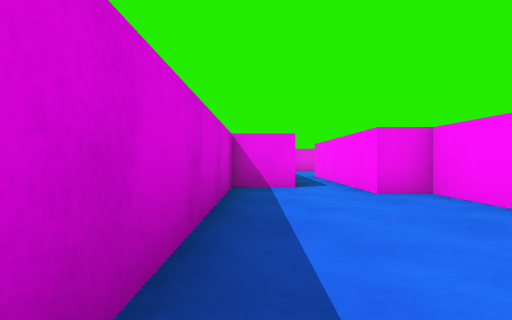
View 1 (above)

20 first-person views from a walk through a Unity game level. The camera is 0.51 m above the floor, looks level and sees 80° across. The floor is counted in squares, 1 m on a side. Each view is taken from the middle of a square. On the plan, view 1 faces up. The plan holds only what a view shows up to about 9 squares ahead; the rest is blank. The player character is not drawn.

View 2
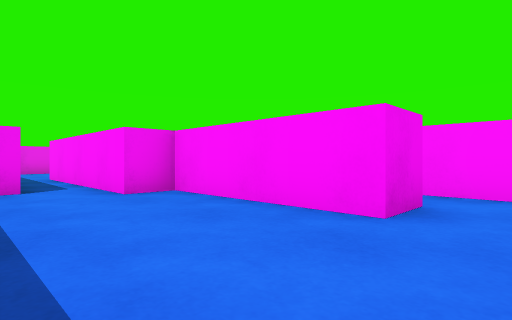

View 3
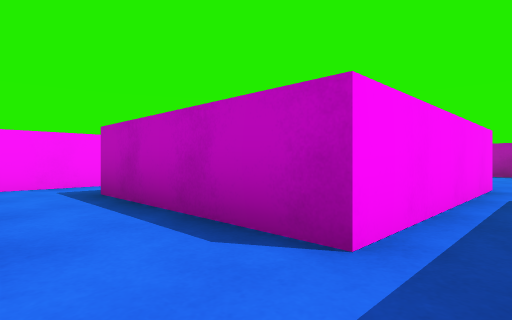

View 4
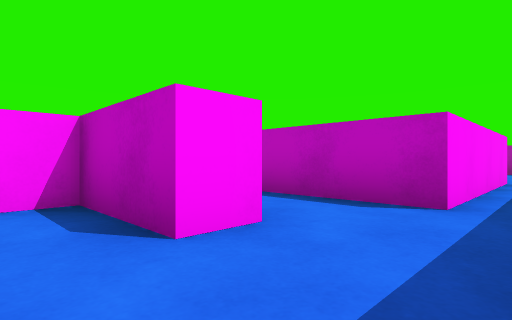

View 5
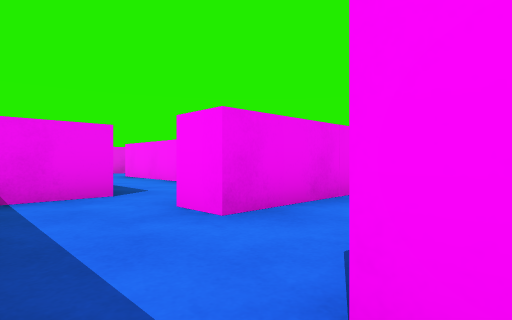

View 6
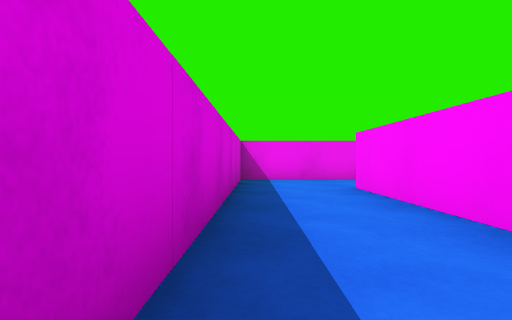

View 7
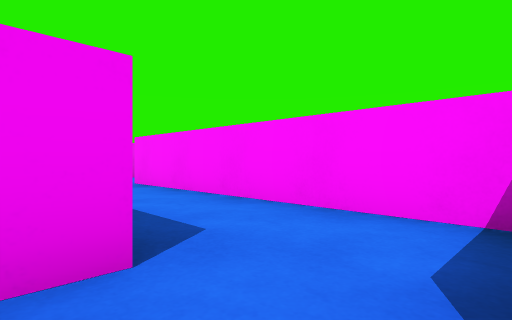

View 8
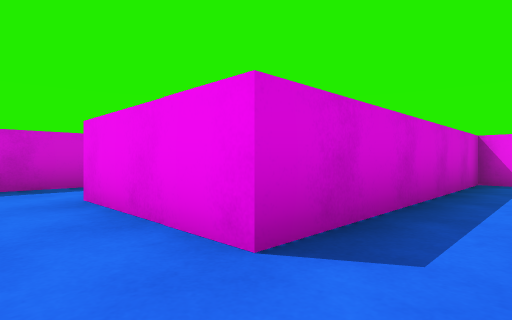

View 9
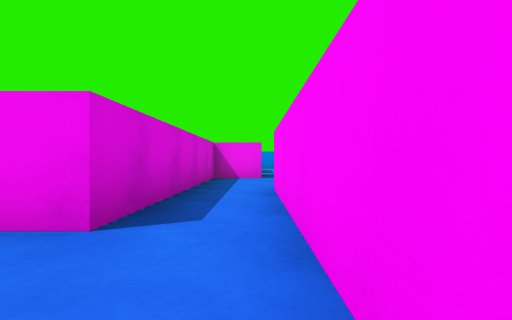

View 10
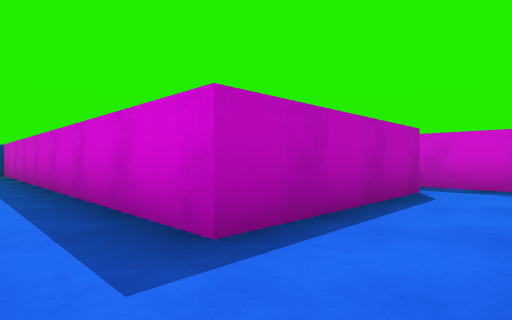

View 11
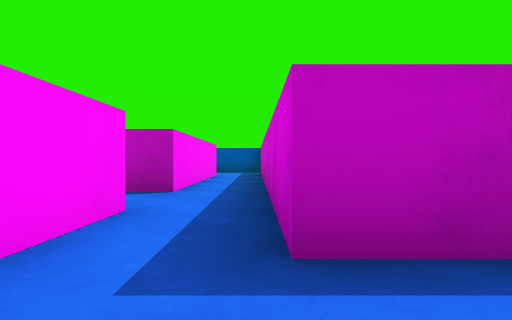

View 12
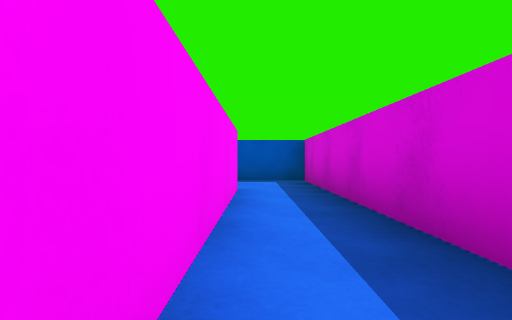

View 13
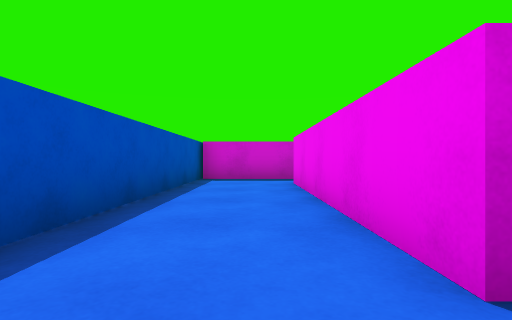

View 14
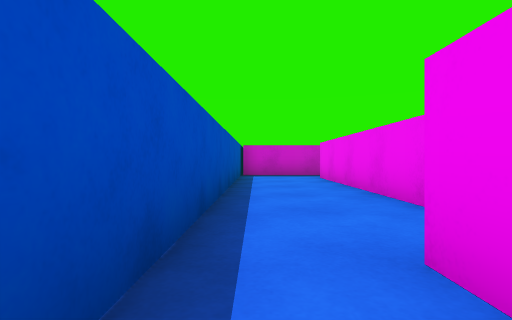

View 15
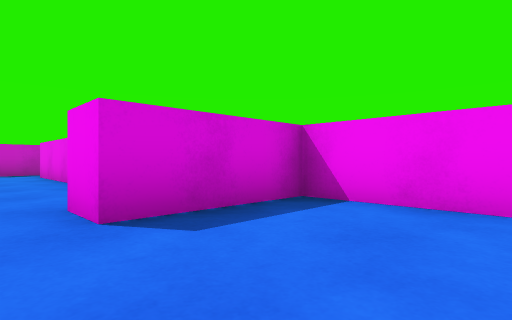

View 16
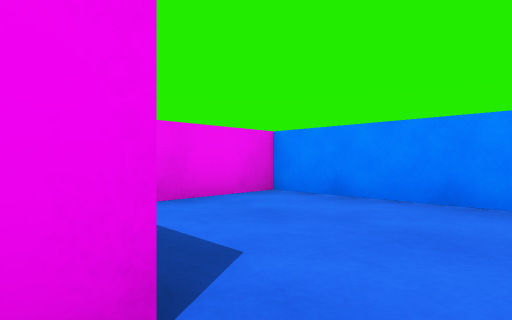

View 17
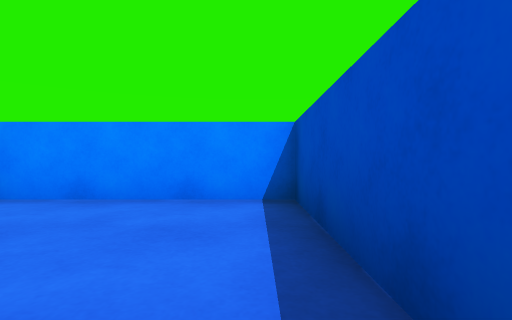

View 18
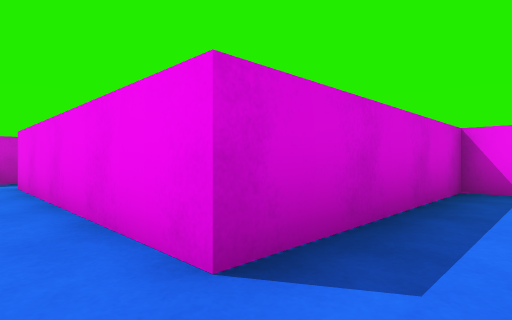

View 19
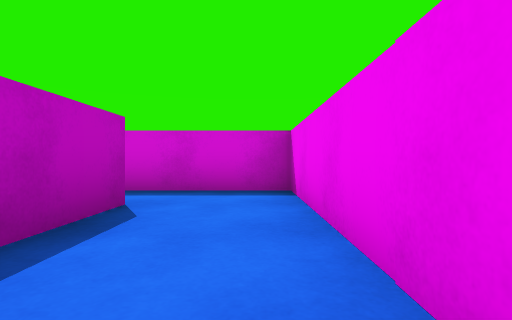

View 20
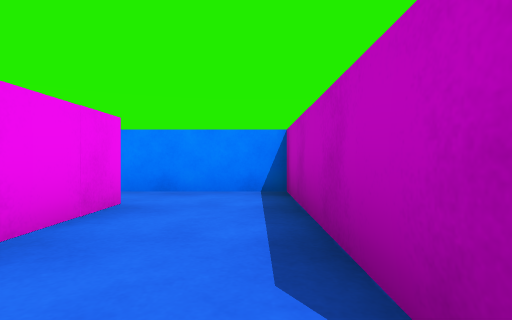

### Floor plan
Points are (right, up) in squares from view 1. A wall is a line through its corners. A room is listed if a view was taken in it or the views show most of it. See-through windows are left out.
Room 1 (views 1, 2)
walls: (2.7, 1.1) (2.7, 4.6) (1.8, 4.6) (1.8, 5.6); (0.8, 5.6) (-0.5, 5.6) (-0.5, 0.5)
ways out: opening at (1, 6) to room 4; opening at (3, 0.5)
Room 2 (views 3, 7, 8, 10, 11)
walls: (5.8, 11.2) (2.7, 11.2) (2.7, 12); (1.8, 9.4) (5.8, 9.4); (7.3, 9.4) (7.3, 11.4); (0.7, 11.8) (0.7, 10.4)
ways out: opening at (1.5, 11.5) to room 3; opening at (2, 10) to room 4; opening at (7, 8.5) to room 5; opening at (7, 12)
Room 3 (views 4, 6)
walls: (5.9, 20.8) (2.6, 20.8) (2.6, 13.4) (1.4, 13.4); (2.7, 12) (4.8, 12) (4.8, 18.6)
ways out: opening at (1.5, 11.5) to room 2
Room 4 (view 5)
walls: (0.7, 10.4) (0.7, 9); (1.8, 5.6) (1.8, 9.4)
ways out: opening at (1, 6) to room 1; opening at (2, 10) to room 2
Room 5 (views 9, 12, 13, 18)
walls: (12.9, 0.8) (7.3, 0.8) (7.3, 6.2); (7.3, 7.9) (7.3, 9.4); (5.8, 9.4) (5.8, -1.5) (14.5, -1.5)
ways out: opening at (7, 8.5) to room 2; opening at (15, -1) to room 6; opening at (14, 1) to room 7; opening at (8, 7)
Room 6 (views 14, 15, 16, 17)
walls: (14.5, -1.5) (18.9, -1.5) (18.9, 2.5) (15.4, 2.5) (15.4, -0.2) (14.5, -0.2)
ways out: opening at (15, -1) to room 5
Room 7 (views 19, 20)
walls: (14.5, 3.5) (18.9, 3.5) (18.9, 6.3); (17.6, 5.6) (12.9, 5.6) (12.9, 0.8)
ways out: opening at (14, 1) to room 5; opening at (18, 5)

Positions as (right, up) in squares from view 1, and headings:
1: (0, 0), facing up
2: (0, 0), facing up-right
3: (1, 11), facing down-right
4: (1, 13), facing down-right
5: (1, 9), facing up-right
6: (3, 13), facing up
7: (2, 12), facing up-right
8: (7, 10), facing up-left
9: (7, 9), facing up
10: (7, 11), facing down-left
11: (6, 11), facing down
12: (7, 6), facing down
13: (14, 0), facing left
14: (16, -1), facing left
15: (18, -1), facing up-left
16: (15, -1), facing up-right
17: (15, -1), facing right
18: (14, 0), facing up-left
19: (18, 5), facing left
20: (14, 4), facing right
